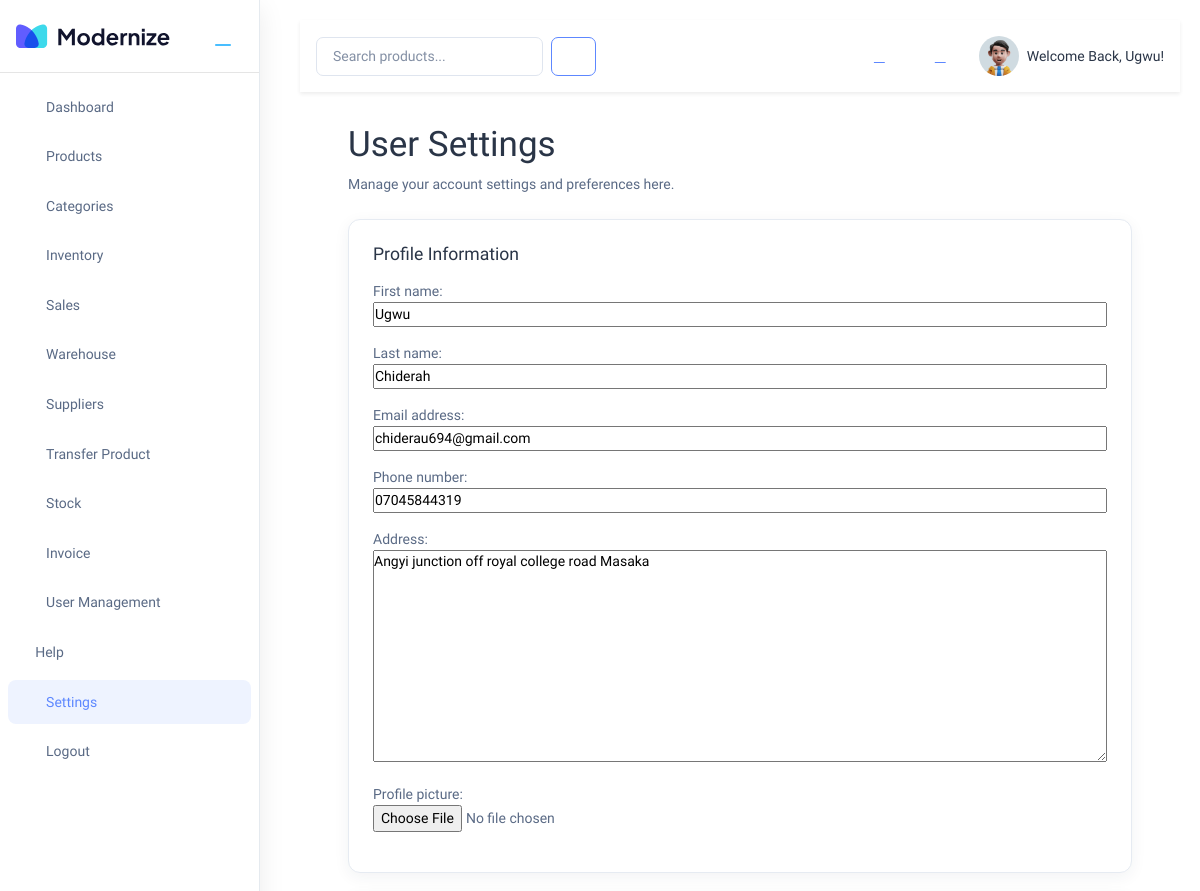
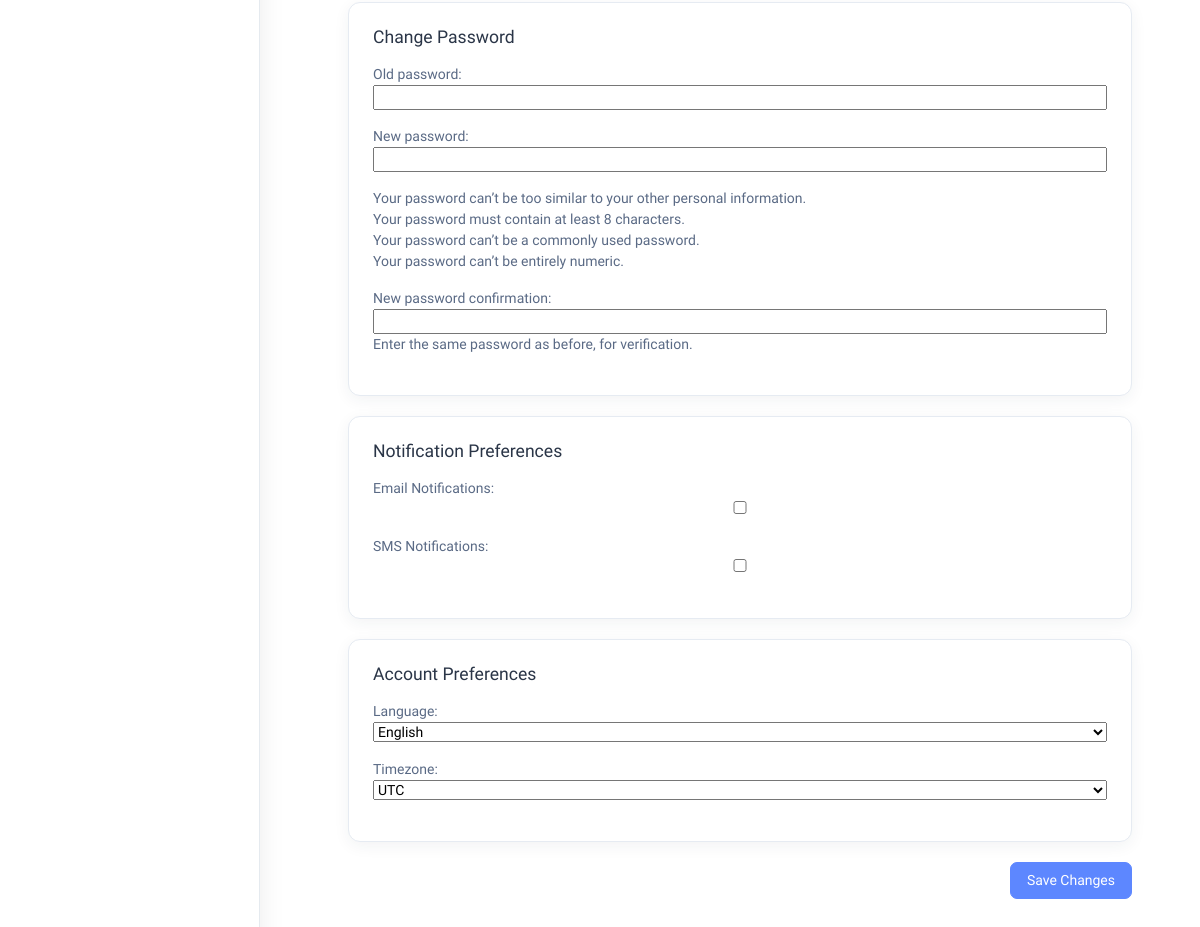
The page /settings/ (signed in) on the database its author committed (2 pictures, top to bottom).
### accounts/models.py (models this page shows, shortened)
class User(AbstractUser):
    phone_number = models.CharField(max_length=15, blank=True)
    address = models.TextField(blank=True)
    profile_picture = models.ImageField(upload_to='profiles/', blank=True, null=True)
    role = models.ForeignKey(
        Role,
        on_delete=models.SET_NULL,
        null=True,
        blank=True,
        related_name='users'
    )
    department = models.ForeignKey(
        Department,
        on_delete=models.SET_NULL,
        null=True,
        blank=True,
        related_name='users'
    )
    class Meta:
        permissions = [
            ("can_view_dashboard", "Can view dashboard"),
            ("can_manage_inventory", "Can manage inventory"),
            ("can_manage_sales", "Can manage sales"),
            ("can_manage_purchases", "Can manage purchases"),
            ("can_manage_users", "Can manage users"),
            ("can_view_reports", "Can view reports"),
            ("can_process_sales", "Can process sales"),
        ]

### accounts/views.py (the view)
# urls.py: path('settings/', views.settings_view, name='settings'),
@login_required
def settings_view(request):
    user = request.user
    if request.method == 'POST':
        profile_form = UserProfileForm(request.POST, request.FILES, instance=user)
        password_form = PasswordChangeForm(user, request.POST)
        notification_form = UserNotificationForm(request.POST)
        preferences_form = UserPreferencesForm(request.POST)
        if (profile_form.is_valid() and password_form.is_valid() and
            notification_form.is_valid() and preferences_form.is_valid()):
            profile_form.save()
            password_form.save()
            update_session_auth_hash(request, password_form.user)  # Important!
            email_notifications = notification_form.cleaned_data['email_notifications']
            sms_notifications = notification_form.cleaned_data['sms_notifications']
            language = preferences_form.cleaned_data['language']
            timezone = preferences_form.cleaned_data['timezone']
            messages.success(request, 'Your settings have been updated successfully.')
            return redirect('accounts:settings')
    else:
        profile_form = UserProfileForm(instance=user)
        password_form = PasswordChangeForm(user)
        notification_form = UserNotificationForm()
        preferences_form = UserPreferencesForm()
    context = {
        'profile_form': profile_form,
        'password_form': password_form,
        'notification_form': notification_form,
        'preferences_form': preferences_form,
    }
    return render(request, 'accounts/settings.html', context)

### accounts/forms.py
class UserProfileForm(forms.ModelForm):
    class Meta:
        model = User
        fields = ['first_name', 'last_name', 'email', 'phone_number', 'address', 'profile_picture']

class UserNotificationForm(forms.Form):
    email_notifications = forms.BooleanField(required=False, label='Email Notifications')
    sms_notifications = forms.BooleanField(required=False, label='SMS Notifications')

### accounts/templates/accounts/settings.html (shortened to what this page needs)
{% extends 'main/base.html' %}
{% block body %}
<main class="settings-page">
    <header class="settings-header">
        <h1 class="mb-2">User Settings</h1>
        <p class="text-muted mb-0">Manage your account settings and preferences here.</p>
    </header>
    <form method="post" action="" enctype="multipart/form-data" class="settings-form">
        <section class="settings-section">
            <h3>Profile Information</h3>
            {{ profile_form.as_p }}
        </section>
        <section class="settings-section">
            <h3>Change Password</h3>
            {{ password_form.as_p }}
        </section>
        <section class="settings-section" id="notifications">
            <h3>Notification Preferences</h3>
            {{ notification_form.as_p }}
        </section>
        <section class="settings-section" id="messages">
            <h3>Account Preferences</h3>
            {{ preferences_form.as_p }}
        </section>
        <div class="settings-actions">
            <button type="submit" class="btn btn-primary">Save Changes</button>
        </div>
    </form>
</main>
{% endblock %}

### main/templates/main/base.html (shortened to what this page needs)
{% load static %}
<!doctype html>
<html lang="en">
<head>
    <link rel="stylesheet" href="{% static 'libs/simplebar/dist/simplebar.min.css' %}" />
    <link rel="stylesheet" href="{% static 'css/styles.min.css' %}" />
    <link rel="stylesheet" href="{% static 'css/styles.css' %}" />
    <link rel="stylesheet" href="{% static 'css/sidebar-toggle.css' %}" />
    <link rel="stylesheet" href="{% static 'css/sidebar-submenu.css' %}">
</head>
<body>
    <div class="page-wrapper d-flex{% if not request.user.is_authenticated %} auth-layout{% endif %}" id="main-wrapper" data-sidebartype="full">
        {% if request.user.is_authenticated %}
            {% block navigation %}
            {% include 'main/includes/navigation.html' %}
            {% endblock %}
        {% endif %}
        <div class="body-wrapper flex-grow-1" id="shared-content-wrapper">
            {% if request.user.is_authenticated %}
            <header class="shared-header d-flex justify-content-between align-items-center gap-3 p-3 bg-white shadow-sm">
                <form class="d-flex gap-2" method="get" action="{% url 'products:product_list' %}" role="search">
                    <input class="form-control" name="search" type="search" placeholder="Search products..." aria-label="Search products">
                    <button class="btn btn-outline-primary" type="submit" aria-label="Search">
                        <i class="ti ti-search"></i>
                    </button>
                </form>
                <div class="d-flex align-items-center gap-3">
                    <a href="{% url 'accounts:settings' %}#notifications" class="btn btn-link" aria-label="Notifications"><i class="ti ti-bell"></i></a>
                    <a href="{% url 'accounts:settings' %}#messages" class="btn btn-link" aria-label="Messages"><i class="ti ti-mail"></i></a>
                    <a href="{% url 'accounts:settings' %}" class="d-flex align-items-center text-decoration-none text-dark">
                        {% if request.user.profile_picture %}
                        <img src="{{ request.user.profile_picture.url }}" alt="Profile" class="rounded-circle me-2" width="40" height="40">
                        {% else %}
                        <img src="{% static 'images/profile/user-1.jpg' %}" alt="Profile" class="rounded-circle me-2" width="40" height="40">
                        {% endif %}
                        <span>Welcome Back, {{ request.user.get_short_name|default:request.user.username }}!</span>
                    </a>
                </div>
            </header>
            {% endif %}
            {% block body %}{% endblock %}
        </div>
    </div>
</body>
</html>

### static/css/sidebar-toggle.css (style rules this page uses)
.left-sidebar, .logo-img img, .sidebar-nav .hide-menu, .sidebar-nav .nav-small-cap, .body-wrapper { transition: all 0.3s ease; }
.body-wrapper { min-width: 0; transition: margin-left 0.3s ease; }
#main-wrapper { display: flex !important; flex-direction: row !important; align-items: stretch; width: 100%; gap: 1.25rem; overflow: hidden; }
#main-wrapper > .body-wrapper { position: relative !important; flex: 1 1 auto; min-width: 0; width: auto; margin: 0 !important; z-index: 0; }
#main-wrapper { gap: 1.25rem; }

### accounts/templates/accounts/settings.html (style rules this page uses)
.settings-page { width: min(100%, 960px); margin: 0 auto; padding: 2rem clamp(1rem, 4vw, 3rem) 3rem; }
.settings-header { margin-bottom: 1.5rem; }
.settings-form { display: grid; gap: 1.25rem; }
.settings-section { padding: 1.5rem; background: #fff; border: 1px solid #e6ebf2; border-radius: 0.75rem; box-shadow: 0 0.25rem 1rem rgba(42, 53, 71, 0.06); }
.settings-section h3 { margin-bottom: 1rem; color: #2a3547; font-size: 1.1rem; }
.settings-section p { margin-bottom: 1rem; }
.settings-section input, .settings-section select, .settings-section textarea { width: 100%; max-width: 100%; }
.settings-actions { display: flex; justify-content: flex-end; }

### rows shown on the page
User: user.get_short_name "Ugwu", first_name "Ugwu", last_name "Chiderah", email "chiderau694@gmail.com", phone_number "07045844319", address "Angyi junction off royal college road Masaka"
